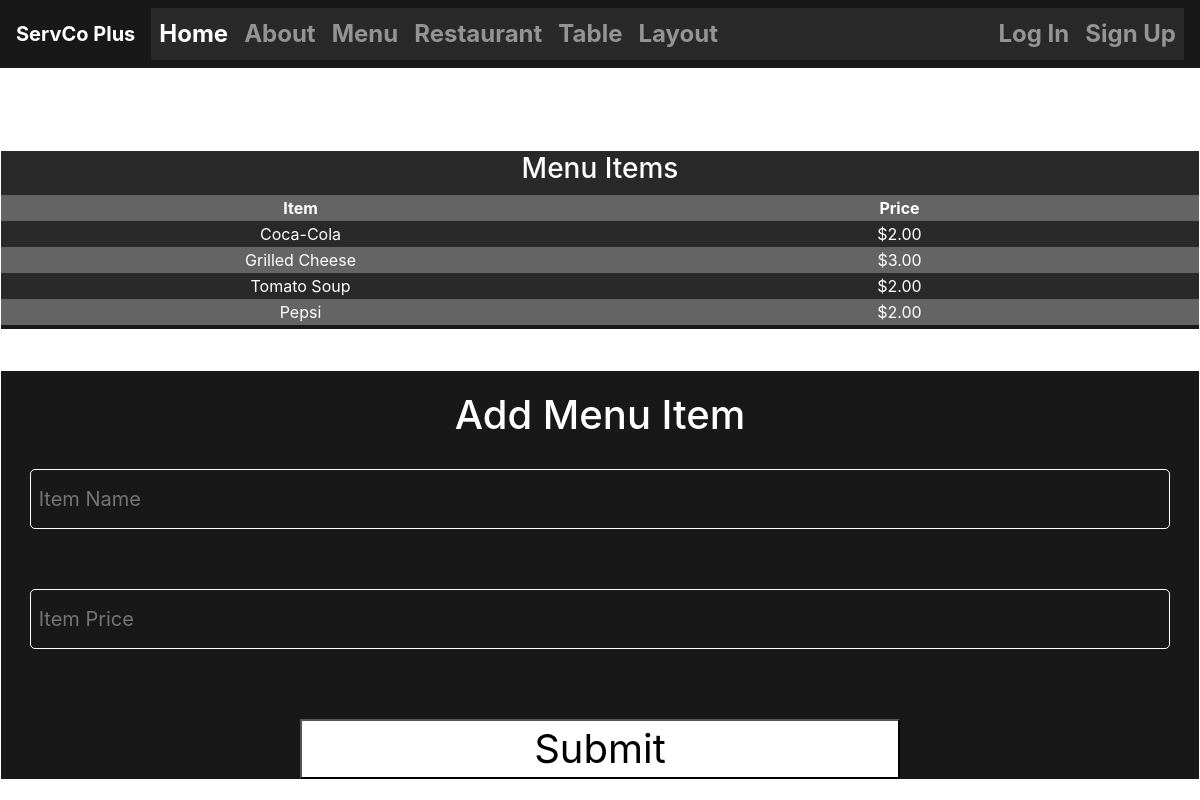
The app's page /menu/ with its own data.
### TMS/models.py (models this page shows)
class Item(models.Model):
    itemID = models.AutoField(primary_key=True)
    itemName = models.CharField(max_length=30)
    price = models.DecimalField(max_digits=5, decimal_places=2, validators=[MinValueValidator(Decimal('0.01'))])
    order = models.ManyToManyField(Order, through='OrderItem')

### TMS/views.py (the view, shortened to what this page needs)
# urls.py: path("menu/", views.menu_view, name="menu"),
def menu_view(request):
    form = AddMenuItem()
    item  = Item.objects.all()
    return render(request, "menu.html", {'item': item, 'form': form})

### TMS/forms.py
class AddMenuItem(forms.ModelForm):
     def __init__(self, *args, **kwargs):
          super().__init__(*args, **kwargs)
          self.fields['itemName'].widget.attrs.update({
               'placeholder': ' Item Name',
               'class': 'form-input',
               'style': 'background-color: transparent; border: 1px white solid; border-radius: 5px; font-size: 20px; color: white'
          })
          self.fields['price'].widget.attrs.update({
               'placeholder': ' Item Price',
               'class': 'form-input',
               'style': 'background-color: transparent; border: 1px white solid; border-radius: 5px; font-size: 20px; color: white'
          })
     class Meta:
           model = Item
           fields = ['itemName', 'price']

### TMS/templates/menu.html (shortened to what this page needs)
{% extends "base.html" %}
{% load static %}
{% block styles %}
<link rel="stylesheet" href="{% static 'myCSS/menu.css' %}">
{% endblock styles %}
{% block content %}
<div class="wrapper-menu wrapper-alt menu-display">
    <table>
        <th colspan="2"><h3>Menu Items</h3></th>
        <tr>
            <th class="column_headers">Item</th>
            <th class="column_headers">Price</th>
        </tr>
        {% for item in item %}
        <tr>
            <td class="left-column">{{item.itemName}}</td>
            <td class="right-column">${{item.price}}</td>
        </tr>
        {% endfor %}
    </table>
</div>
<div class="wrapper-menu wrapper-alt">
    <form method="POST" action="{% url 'menu' %}">
        <h1>Add Menu Item</h1>
        <div class="input-field">
            {{form.itemName}}
        </div>
        <div class="input-field">
            {{form.price}}
        </div>
        <div>
            <button style="width:600px; height: 60px; font-size: 40px;">Submit</button>
        </div>
    </form>
</div>
{% endblock %}

### TMS/static/myCSS/menu.css (style rules this page uses)
body { height: 100vh; width: 100vw; display: flex; align-items: center; justify-content: center; background-image: url("/static/img/clem-onojeghuo-zlABb6Gke24-unsplash.jpg"); background-size: cover; }
.wrapper-menu, .wrapper-restaurant { background-color: rgb(24, 24, 24); height: 700px; width: 700px; display: flex; align-items: center; margin: 20px; border: solid white 1px; }
.wrapper-alt { background-color: rgb(24, 24, 24); border: solid white 1px; display: flex; flex-direction: column; align-items: center; }
form { height: 100%; width: 100%; display: flex; flex-direction: column; align-items: center; }
h1 { margin: 20px; color: white; }
.input-field { margin: 10px; height: 60px; width: 600px; display: inline-block; margin-bottom: 50px; color: white; align-items: center; }
.form-input { height: 60px; width: 600px; }
button { width: 600px; height: 60px; font-size: 40px; background-color: white; color: black; margin-top: 20px; display: flex; justify-content: center; align-items: center; }
th { text-align: center; }
.column_headers { text-align: center; }
td { width: 300px; text-align: center; }
table { width: 100%; color: white; }
table tr:nth-child(odd) { background-color: rgb(42, 41, 41); }
table tr:nth-child(even) { background-color: rgb(100, 100, 100); }
@media (max-width: 1000px), (max-height: 1000px) { body { flex-direction: column; justify-content: center; align-items: center; } }
@media (max-width: 1000px), (max-height: 1000px) { .wrapper-alt { background-color: rgb(24, 24, 24); border: solid white 1px; display: flex; flex-direction: column; align-items: center; width: 100vw; height: 100%; } }
@media (max-width: 1000px), (max-height: 1000px) { button, .form-input, .input-field { width: 95vw; } }
@media (max-width: 1000px), (max-height: 1000px) { .restaurant-display, .menu-display { margin-top: 150px; } }

### records on screen
Item: itemName "Coca-Cola", price "2.00"
Item: itemName "Grilled Cheese", price "3.00"
Item: itemName "Tomato Soup", price "2.00"
Item: itemName "Pepsi", price "2.00"
